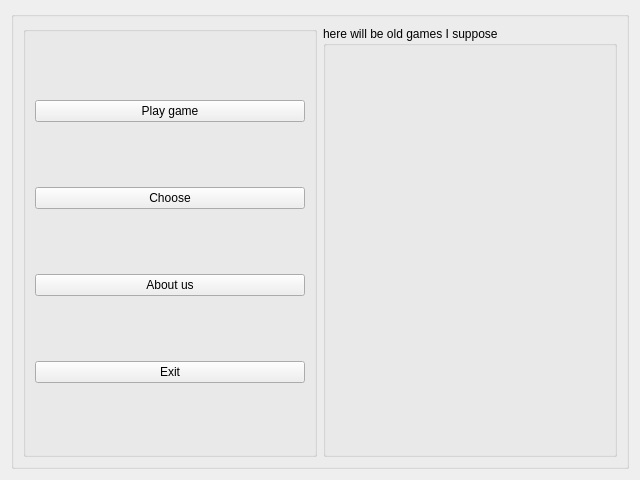
<?xml version="1.0" encoding="UTF-8"?>
<ui version="4.0">
 <class>MainMenu</class>
 <widget class="QWidget" name="MainMenu">
  <property name="geometry">
   <rect>
    <x>0</x>
    <y>0</y>
    <width>640</width>
    <height>480</height>
   </rect>
  </property>
  <property name="windowTitle">
   <string>Form</string>
  </property>
  <layout class="QHBoxLayout" name="horizontalLayout">
   <item>
    <widget class="QGroupBox" name="groupBox">
     <property name="title">
      <string/>
     </property>
     <layout class="QHBoxLayout" name="horizontalLayout_2">
      <item>
       <widget class="QGroupBox" name="groupBox_2">
        <property name="title">
         <string/>
        </property>
        <property name="flat">
         <bool>false</bool>
        </property>
        <property name="checkable">
         <bool>false</bool>
        </property>
        <property name="checked">
         <bool>false</bool>
        </property>
        <layout class="QVBoxLayout" name="verticalLayout">
         <item>
          <widget class="QPushButton" name="StartBtn">
           <property name="text">
            <string>Play game</string>
           </property>
          </widget>
         </item>
         <item>
          <widget class="QPushButton" name="chooseMusicBtn">
           <property name="text">
            <string>Choose</string>
           </property>
          </widget>
         </item>
         <item>
          <widget class="QPushButton" name="AboutBtn">
           <property name="text">
            <string>About us</string>
           </property>
          </widget>
         </item>
         <item>
          <widget class="QPushButton" name="ExitBtn">
           <property name="text">
            <string>Exit</string>
           </property>
          </widget>
         </item>
        </layout>
       </widget>
      </item>
      <item>
       <widget class="QGroupBox" name="groupBox_3">
        <property name="title">
         <string>here will be old games I suppose</string>
        </property>
       </widget>
      </item>
     </layout>
    </widget>
   </item>
  </layout>
 </widget>
 <resources/>
 <connections/>
</ui>
